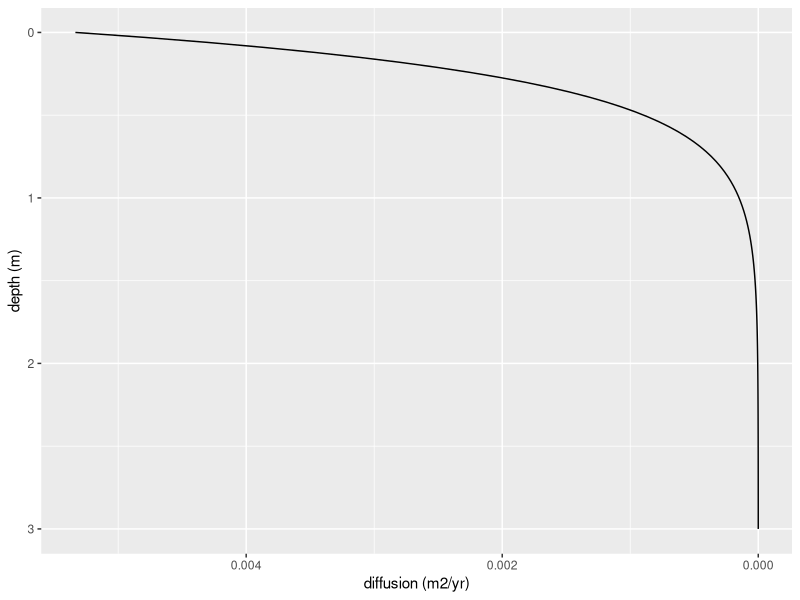

Write R code to recreate this figure. (Note: this script raises an error after producing the figure.)
# install packages
install.packages("ggplot2", "dplyr", "tidyr", "rlang")

#'[run below]

# set wd
setwd("C:/Users/natha/OneDrive/Onedrive Documents/Graduate School/01_Projects/P4 Bioturbation and Soil Development Lit Review/My models")

# data processing
library(ggplot2)
library(dplyr)
library(tidyr)
library(rlang)

#'###################### [creating a data frame] #######################

#' [set] number of time steps
time_steps = 1000

#' [set] number of years per time step
step_years = 10

# build a data frame
df = data.frame(time_step = rep(c(0:(time_steps - 1)), each = 4),
                index = rep(c("z", "bd", "inc", "exc"), times = time_steps),
                "A" = 0, 
                "B" = 0, 
                "C" = 0, 
                "D" = 0, 
                "E" = 0,
                "F" = 0,
                "bot" = 0)
#' [set] layer thickness (m)
h <- 0.25

#split data frame into multiple based on index column. names accordingly
df2 = df %>% group_by(index) %>% group_split(.keep = FALSE) %>% set_names(nm = c("z", "bd", "inc", "exc"))

# input the top depths of each layer into data frame
df2[["z"]][c(2, 3, 4, 5, 6, 7, 8)] = data.frame(0, h, h*2, h*3, h*4, h*5, h*6)

#' [set] layer bd into data frame, A:F
df2[["bd"]][c(2, 3, 4, 5, 6, 7)] = data.frame(1, 1, 1, 1, 1, 1)

#' [set] starting included and excluded components of each layer, A:F
df2[["inc"]][c(2, 3, 4, 5, 6, 7)] = data.frame(40, 20, 20, 20, 20, 20)
df2[["exc"]][c(2, 3, 4, 5, 6, 7)] = data.frame(5, 5, 5, 5, 5, 5)

print("df done :)")

#'###################### [defining functions] #######################

# define diffusion (bioturbation) function (if statements needed for top and bottom layers) (m/yr)
Dz <- function(z) {
  if(z == 0) {
    0 # forces D(z) to zero at surface
  } else {
    if(z == h*6) {
      0 # forces D(z) to zero at bottom
    } else {
      #' [set] diffusion function
      0.005334 * exp(-z/0.28) # exponential (Johnson et al., 2014) for eq. (Yeates et a.l, 1995) for intercept
      # 6.9 * 10^-5 + -1.06 * 10^-4 * z # linear
    }
  }
}

# diffusion w/ depth function plotting
eq = function(z){0.005334 * exp(-z/0.28)}
ggplot(data.frame(z = c(0, 3)), aes(x = z)) +
  stat_function(fun = eq) +
  scale_y_reverse(name = "diffusion (m2/yr)") +
  scale_x_reverse(name = "depth (m)") +
  coord_flip()

# define function that calculates local inc-diffusion (g/m/yr) into/out of ith layer
clay_diff_fun <- function(Ch, Ci, Cj, zi, bdi) {
  (Dz(z = zi) * (Ch - Ci) +
     (Dz(z = zi + h) * (Cj - Ci)) )
}

# define function that calculates local exc-diffusion (g/m/yr) into/out of ith layer
stones_diff_fun <- function(Sh, Si, Sj, zi, bdi) {
  (Dz(z = zi) * Sh -
     (Dz(z = zi + h) * Si) )
}

#'###################### [model calculations] #######################

# for loop that fills data frame with diffusion-calculated contents
for(crow in 2:(time_steps)) {
  for(ccol in 2:7) {
    # apply inc-diffusion function
    df2[["inc"]][crow, ccol] = 
      df2[["inc"]][crow - 1, ccol] +
      step_years * 
      clay_diff_fun(df2[["inc"]][crow - 1, ccol - 1],
                   df2[["inc"]][crow - 1, ccol],
                   df2[["inc"]][crow - 1, ccol + 1],
                   df2[["z"]][crow, ccol],
                   df2[["bd"]][crow, ccol])
    # apply exc-diffusion function
    df2[["exc"]][crow, ccol] = 
      df2[["exc"]][crow - 1, ccol] +
      step_years * 
      stones_diff_fun(df2[["exc"]][crow - 1, ccol - 1],
                    df2[["exc"]][crow - 1, ccol],
                    df2[["exc"]][crow - 1, ccol + 1],
                    df2[["z"]][crow, ccol],
                    df2[["bd"]][crow, ccol])
  } 
}

print("model done")

#'###################### [creating a plotting dataframe] #######################

# convert df2 dataframes to long format, one data frame for each inc, exc, and z
df2_inc_long <- df2[["inc"]] %>% 
  pivot_longer(cols = c("A", "B", "C", "D", "E", "F"), names_to = "layer") %>% 
  mutate(bot = c(1:(6*time_steps)), .keep = "unused")
df2_exc_long <- df2[["exc"]] %>% 
  pivot_longer(cols = c("A", "B", "C", "D", "E", "F"), names_to = "layer") %>% 
  mutate(bot = c(1:(6*time_steps)), .keep = "unused")
df2_z_long <- df2[["z"]] %>% 
  pivot_longer(cols = c("A", "B", "C", "D", "E", "F"), names_to = "layer") %>% 
  mutate(bot = c(1:(6*time_steps)), .keep = "unused")

# combine the long df2's
df2_long_join1 <- left_join(df2_inc_long, df2_z_long, suffix = c(".inc", ".z"), by = "bot")
df2_long <- left_join(df2_long_join1, df2_exc_long, by = "bot")

# select for only key time steps
df2_long_plot <- df2_long_join2 %>% 
  select(time_step.inc, layer.inc, value.inc, value.z, value) %>% 
  rename(time_step = time_step.inc, layer = layer.inc, value.exc = value) %>% 
  filter(time_step == 0 | 
           time_step == (time_steps / 100) | 
           time_step == (time_steps / 50) | 
           time_step == (time_steps / 10) | 
           time_step == (time_steps / 4) |
           time_step == (time_steps - 1))

#'###################### [plotting] #######################

#plot exc
ggplot(data = df2_long_plot, mapping = aes(y = value.z,
                                      x = value.inc, 
                                      group = time_step)) + 
  geom_line(orientation = "y") +
  scale_y_reverse(name = "depth (m)") +
  scale_x_continuous(name = "Included component content (g/m2)") +
  facet_wrap(~time_step)

#plot inc
ggplot(data = df2_long_plot, mapping = aes(y = value.z,
                                           x = value.exc, 
                                           group = time_step)) + 
  geom_line(orientation = "y") +
  scale_y_reverse(name = "depth (m)") +
  scale_x_continuous(name = "Excluded component content (g/m2)") +
  facet_wrap(~time_step)


#'[run above]


# sum check to ensure conservation of mass (might be a problem w/ v.large diffusion rates)
df2_cmass <- df2[["inc"]] %>%
  rowwise() %>%
  mutate(
    sum = sum(c_across(2:7))
  )
df2_cmass[[9]]
